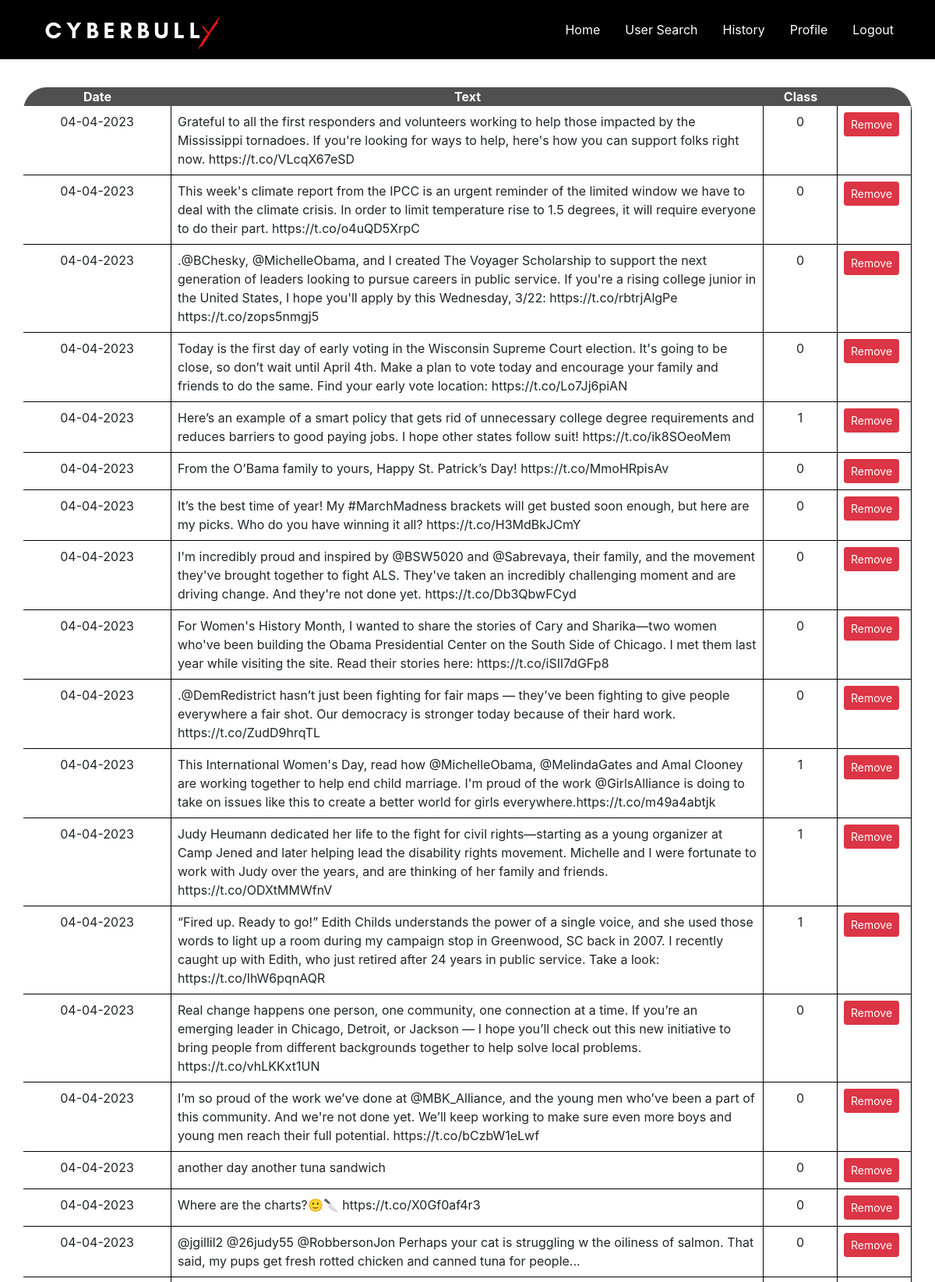
The page /history (signed in, upper part) on the database its author committed.
### cyberbullying/modelsDB.py (models this page shows, shortened)
class History(db.Model, UserMixin):
    id = db.Column(db.Integer, primary_key=True)
    date = db.Column(db.DateTime, nullable=False, default=datetime.now())
    content = db.Column(db.Text, nullable=False)
    status = db.Column(db.Text, nullable=False)
    user_id = db.Column(db.Integer, db.ForeignKey('user.id'), nullable=False)

### cyberbullying/routes.py (the view, shortened to what this page needs)
@app.route("/history", methods=['GET', 'POST'])
@login_required
def history():
    historical = History.query.all()  # get all data from History table (show history)
    return render_template("history.html", title="History", historical=historical)

### cyberbullying/modelsDB.py (called while the page is built)
@login_manager.user_loader
def load_user(user_id):
    return User.query.get(int(user_id))

### cyberbullying/templates/history.html (shortened to what this page needs)
{% extends "layout.html" %}
{% block content %}
    <div class="row">
        <div class="col-12 history_layout">
            <div class="row">
                <div class="col-2 text-center history_column">Date</div>
                <div class="col-8 text-center history_column">Text</div>
                <div class="col-1 text-center history_column">Class</div>
                <div class="col-1 text-center history_column"></div>
            </div>
            <div class="row">
                {% for historical_records in historical %}
                    <div class="col-md-2 history_content text-center">
                        {{ historical_records.date.strftime('%d-%m-%Y') }}
                    </div>
                    <div class="col-md-8 history_content">
                        {{ historical_records.content}}
                    </div>
                    <div class="col-md-1 history_content text-center">
                        {{ historical_records.status}}
                    </div>
                    <div class="col-md-1 history_content">
                        <form action="{{ url_for('history') }}" method="POST" enctype="multipart/form-data">
                            <button class="btn btn-danger btn-sm" type="submit" value="{{ historical_records.id}}" name="remove">
                                Remove
                            </button>
                        </form>
                    </div>
                {% endfor %}
            </div>
        </div>
    </div>
    <br>
{% endblock content %}

### cyberbullying/templates/layout.html (shortened to what this page needs)
<!DOCTYPE html>
<html lang="en">
<head>
    <link rel="stylesheet" type="text/css" href="{{ url_for('static',filename="bootstrap_files/bootstrap.min.css")}}">
    <link rel="stylesheet" type="text/css" href="{{ url_for('static',filename="style.css") }}">
</head>
<body>
    <header class="main-header">
        <nav class="navbar navbar-expand-sm navbar-custom fixed-top">
            <div class="container">
                <a class="navbar-brand mr-5" href="/">
                    <img src="static/images/logo.png">
                </a>
                <div class="collapse navbar-collapse" id="navbarMenu">
                    {%  if current_user.is_authenticated %}
                        <ul class="navbar-nav ml-auto">
                            <li class="nav-item">
                                <a class="nav-link" href="{{ url_for("home") }}">Home</a>
                            </li>
                             <li class="nav-item">
                                <a class="nav-link" href="{{ url_for("user_search") }}">User Search</a>
                            </li>
                            <li class="nav-item">
                                <a class="nav-link" href="{{ url_for("history") }}">History</a>
                            </li>
                            <li class="nav-item">
                                <a class="nav-link" href="{{ url_for("profile") }}">Profile</a>
                            </li>
                            <li class="nav-item">
                                <a class="nav-link" href="{{ url_for("logout") }}">Logout</a>
                            </li>
                        </ul>
                    {% endif %}
                </div>
            </div>
        </nav>
    </header>
    <section class="container">
                {% block content %}{% endblock content %}
    </section>
</body>
</html>

### cyberbullying/static/style.css (style rules this page uses)
body { background-image: url("images/greenmatrix01.png"); background-repeat: no-repeat; background-size: cover; background-position: center; height: 100vh; }
.navbar-custom { background-color: #000; }
.navbar-custom .navbar-brand, .navbar-custom .navbar-text { color: #fff; }
.nav-link { color: #fff !important; padding-left: 1.5rem !important; }
.history_layout { background-color: rgba(255,255,255,0.85); margin-top:7rem; height: 75vh; overflow: hidden; overflow-y: auto; border-radius: 30px; }
.history_column { background-color: #505050; color: #fff; font-weight: bold; }
.history_content { padding: 0.5rem; border-bottom: #000 1px solid; border-right: #000 1px solid; }

### rows shown on the page
History: date "04-04-2023", content "Grateful to all the first responders and volunteers working to help those impacted by the Mississippi tornadoes. If you're looking for ways to help, here's how you can support folks right now. https://t.co/VLcqX67eSD", status "0", {{ historical_records.id }} 3 (drawn)
History: date "04-04-2023", content "This week's climate report from the IPCC is an urgent reminder of the limited window we have to deal with the climate crisis. In order to limit temperature rise to 1.5 degrees, it will require everyone to do their part. https://t.co/o4uQD5XrpC", status "0", {{ historical_records.id }} 7 (drawn)
History: date "04-04-2023", content ".@BChesky, @MichelleObama, and I created The Voyager Scholarship to support the next generation of leaders looking to pursue careers in public service. If you're a rising college junior in the United States, I hope you'll apply by this Wednesday, 3/22: https://t.co/rbtrjAlgPe https://t.co/zops5nmgj5", status "0", {{ historical_records.id }} 8 (drawn)
History: date "04-04-2023", content "Today is the first day of early voting in the Wisconsin Supreme Court election. It's going to be close, so don’t wait until April 4th. Make a plan to vote today and encourage your family and friends to do the same. Find your early vote location: https://t.co/Lo7Jj6piAN", status "0", {{ historical_records.id }} 9 (drawn)
History: date "04-04-2023", content "Here’s an example of a smart policy that gets rid of unnecessary college degree requirements and reduces barriers to good paying jobs. I hope other states follow suit! https://t.co/ik8SOeoMem", status "1", {{ historical_records.id }} 10 (drawn)
History: date "04-04-2023", content "From the O’Bama family to yours, Happy St. Patrick’s Day! https://t.co/MmoHRpisAv", status "0", {{ historical_records.id }} 11 (drawn)
History: date "04-04-2023", content "It’s the best time of year! My #MarchMadness brackets will get busted soon enough, but here are my picks. Who do you have winning it all? https://t.co/H3MdBkJCmY", status "0", {{ historical_records.id }} 12 (drawn)
History: date "04-04-2023", content "I'm incredibly proud and inspired by @BSW5020 and @Sabrevaya, their family, and the movement they've brought together to fight ALS. They've taken an incredibly challenging moment and are driving change. And they're not done yet. https://t.co/Db3QbwFCyd", status "0", {{ historical_records.id }} 13 (drawn)
History: date "04-04-2023", content "For Women's History Month, I wanted to share the stories of Cary and Sharika—two women who've been building the Obama Presidential Center on the South Side of Chicago. I met them last year while visiting the site. Read their stories here: https://t.co/iSIl7dGFp8", status "0", {{ historical_records.id }} 14 (drawn)
History: date "04-04-2023", content ".@DemRedistrict hasn’t just been fighting for fair maps — they’ve been fighting to give people everywhere a fair shot. Our democracy is stronger today because of their hard work. https://t.co/ZudD9hrqTL", status "0", {{ historical_records.id }} 15 (drawn)
History: date "04-04-2023", content "This International Women's Day, read how @MichelleObama, @MelindaGates and Amal Clooney are working together to help end child marriage. I'm proud of the work @GirlsAlliance is doing to take on issues like this to create a better world for girls everywhere.https://t.co/m49a4abtjk", status "1", {{ historical_records.id }} 16 (drawn)
History: date "04-04-2023", content "Judy Heumann dedicated her life to the fight for civil rights—starting as a young organizer at Camp Jened and later helping lead the disability rights movement. Michelle and I were fortunate to work with Judy over the years, and are thinking of her family and friends. https://t.co/ODXtMMWfnV", status "1", {{ historical_records.id }} 17 (drawn)
History: date "04-04-2023", content "“Fired up. Ready to go!” Edith Childs understands the power of a single voice, and she used those words to light up a room during my campaign stop in Greenwood, SC back in 2007. I recently caught up with Edith, who just retired after 24 years in public service. Take a look: https://t.co/IhW6pqnAQR", status "1", {{ historical_records.id }} 18 (drawn)
History: date "04-04-2023", content "Real change happens one person, one community, one connection at a time. If you’re an emerging leader in Chicago, Detroit, or Jackson — I hope you’ll check out this new initiative to bring people from different backgrounds together to help solve local problems. https://t.co/vhLKKxt1UN", status "0", {{ historical_records.id }} 19 (drawn)
History: date "04-04-2023", content "I’m so proud of the work we’ve done at @MBK_Alliance, and the young men who’ve been a part of this community. And we're not done yet. We’ll keep working to make sure even more boys and young men reach their full potential. https://t.co/bCzbW1eLwf", status "0", {{ historical_records.id }} 20 (drawn)
History: date "04-04-2023", content "another day another tuna sandwich", status "0", {{ historical_records.id }} 21 (drawn)
History: date "04-04-2023", content "Where are the charts?🙂🔪 https://t.co/X0Gf0af4r3", status "0", {{ historical_records.id }} 22 (drawn)
History: date "04-04-2023", content "@jgillil2 @26judy55 @RobbersonJon Perhaps your cat is struggling w the oiliness of salmon. That said, my pups get fresh rotted chicken and canned tuna for people...", status "0", {{ historical_records.id }} 23 (drawn)
